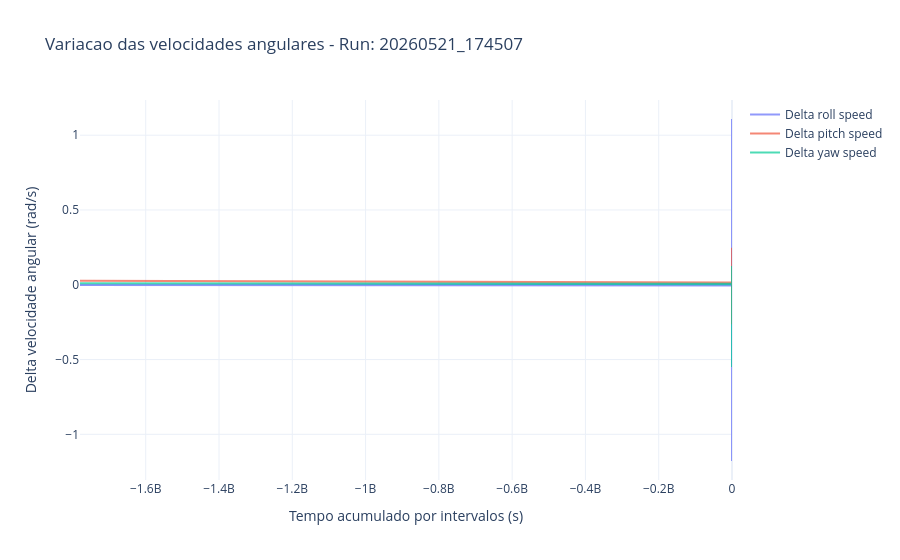
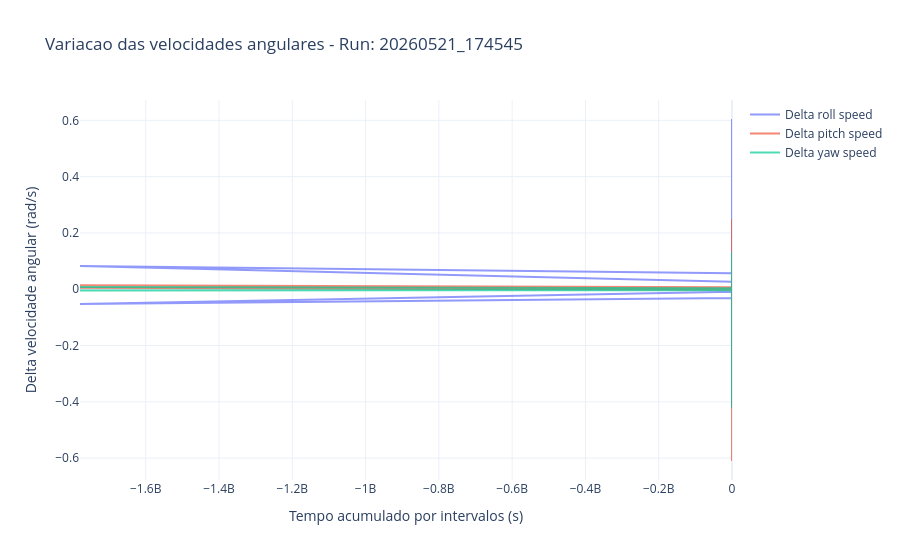
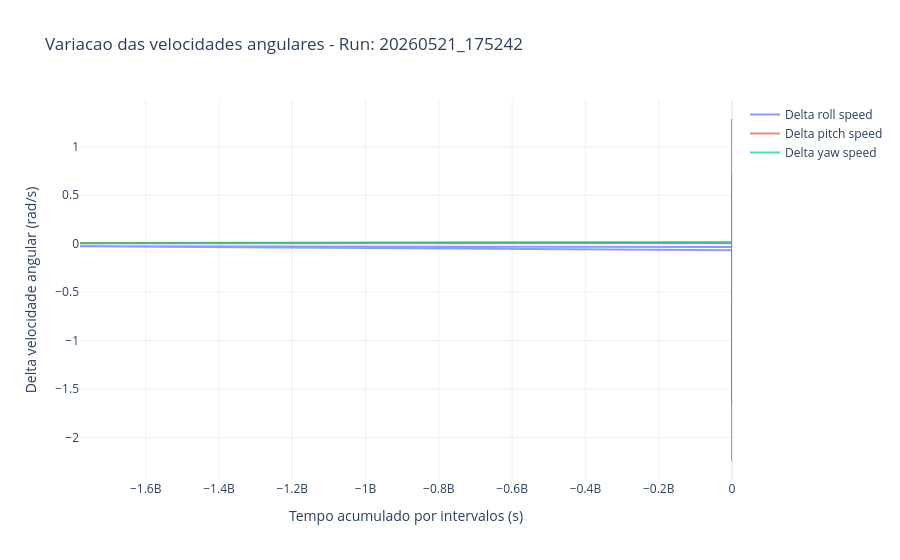
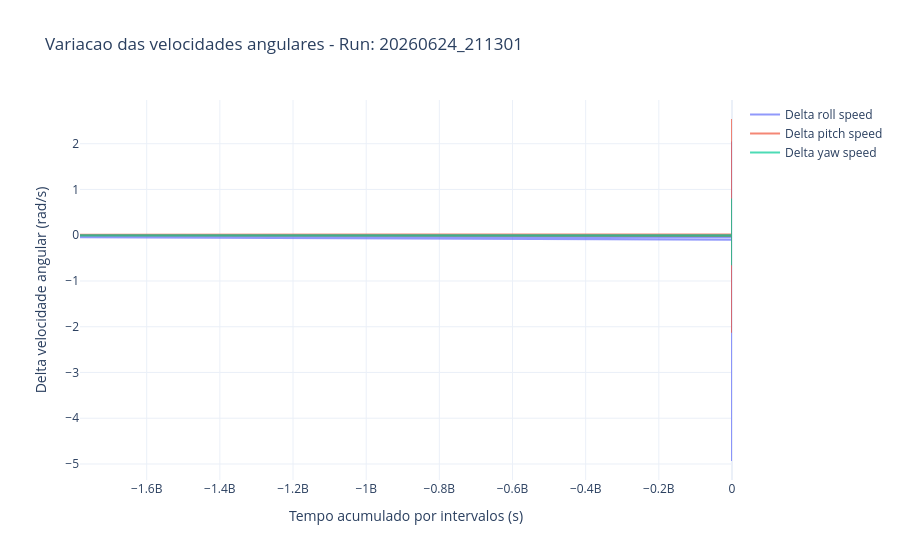

Notebook code for these charts, in order:
### Markdown cell above
### Variacao das velocidades angulares

### Code cell
for caminho, df in zip(caminhos_ficheiros, lista_dfs):
    timestamp = caminho.parent.name.replace("voo_teste_", "")
    fig_2d = go.Figure()
    fig_2d.add_trace(go.Scatter(x=df["tempo_s"], y=df["delta_roll_speed_rad_s"], mode="lines", name="Delta roll speed", opacity=0.7))
    fig_2d.add_trace(go.Scatter(x=df["tempo_s"], y=df["delta_pitch_speed_rad_s"], mode="lines", name="Delta pitch speed", opacity=0.7))
    fig_2d.add_trace(go.Scatter(x=df["tempo_s"], y=df["delta_yaw_speed_rad_s"], mode="lines", name="Delta yaw speed", opacity=0.7))
    fig_2d.update_layout(title=f"Variacao das velocidades angulares - Run: {timestamp}", xaxis_title="Tempo acumulado por intervalos (s)", yaxis_title="Delta velocidade angular (rad/s)", template="plotly_white", hovermode="x unified")
    fig_2d.show()

### Figure 1 — Plotly figure (JSON) as saved in the notebook; plotly's stock layout.template omitted (floating-point values rounded to 4 significant figures; data arrays with more than 128 entries replaced by an {"elided": "..."} marker saying what was removed)
{"data": [{"mode": "lines", "name": "Delta roll speed", "opacity": 0.7, "type": "scatter", "x": {"elided": "2921 float values"}, "y": {"elided": "2921 float values"}}, {"mode": "lines", "name": "Delta pitch speed", "opacity": 0.7, "type": "scatter", "x": {"elided": "2921 float values"}, "y": {"elided": "2921 float values"}}, {"mode": "lines", "name": "Delta yaw speed", "opacity": 0.7, "type": "scatter", "x": {"elided": "2921 float values"}, "y": {"elided": "2921 float values"}}], "layout": {"hovermode": "x unified", "title": {"text": "Variacao das velocidades angulares - Run: 20260521_174507"}, "xaxis": {"title": {"text": "Tempo acumulado por intervalos (s)"}}, "yaxis": {"title": {"text": "Delta velocidade angular (rad/s)"}}}}

### Figure 2 — Plotly figure (JSON) as saved in the notebook; plotly's stock layout.template omitted (floating-point values rounded to 4 significant figures; data arrays with more than 128 entries replaced by an {"elided": "..."} marker saying what was removed)
{"data": [{"mode": "lines", "name": "Delta roll speed", "opacity": 0.7, "type": "scatter", "x": {"elided": "3076 float values"}, "y": {"elided": "3076 float values"}}, {"mode": "lines", "name": "Delta pitch speed", "opacity": 0.7, "type": "scatter", "x": {"elided": "3076 float values"}, "y": {"elided": "3076 float values"}}, {"mode": "lines", "name": "Delta yaw speed", "opacity": 0.7, "type": "scatter", "x": {"elided": "3076 float values"}, "y": {"elided": "3076 float values"}}], "layout": {"hovermode": "x unified", "title": {"text": "Variacao das velocidades angulares - Run: 20260521_174545"}, "xaxis": {"title": {"text": "Tempo acumulado por intervalos (s)"}}, "yaxis": {"title": {"text": "Delta velocidade angular (rad/s)"}}}}

### Figure 3 — Plotly figure (JSON) as saved in the notebook; plotly's stock layout.template omitted (floating-point values rounded to 4 significant figures; data arrays with more than 128 entries replaced by an {"elided": "..."} marker saying what was removed)
{"data": [{"mode": "lines", "name": "Delta roll speed", "opacity": 0.7, "type": "scatter", "x": {"elided": "3027 float values"}, "y": {"elided": "3027 float values"}}, {"mode": "lines", "name": "Delta pitch speed", "opacity": 0.7, "type": "scatter", "x": {"elided": "3027 float values"}, "y": {"elided": "3027 float values"}}, {"mode": "lines", "name": "Delta yaw speed", "opacity": 0.7, "type": "scatter", "x": {"elided": "3027 float values"}, "y": {"elided": "3027 float values"}}], "layout": {"hovermode": "x unified", "title": {"text": "Variacao das velocidades angulares - Run: 20260521_175242"}, "xaxis": {"title": {"text": "Tempo acumulado por intervalos (s)"}}, "yaxis": {"title": {"text": "Delta velocidade angular (rad/s)"}}}}

### Figure 4 — Plotly figure (JSON) as saved in the notebook; plotly's stock layout.template omitted (floating-point values rounded to 4 significant figures; data arrays with more than 128 entries replaced by an {"elided": "..."} marker saying what was removed)
{"data": [{"mode": "lines", "name": "Delta roll speed", "opacity": 0.7, "type": "scatter", "x": {"elided": "2982 float values"}, "y": {"elided": "2982 float values"}}, {"mode": "lines", "name": "Delta pitch speed", "opacity": 0.7, "type": "scatter", "x": {"elided": "2982 float values"}, "y": {"elided": "2982 float values"}}, {"mode": "lines", "name": "Delta yaw speed", "opacity": 0.7, "type": "scatter", "x": {"elided": "2982 float values"}, "y": {"elided": "2982 float values"}}], "layout": {"hovermode": "x unified", "title": {"text": "Variacao das velocidades angulares - Run: 20260624_211301"}, "xaxis": {"title": {"text": "Tempo acumulado por intervalos (s)"}}, "yaxis": {"title": {"text": "Delta velocidade angular (rad/s)"}}}}
